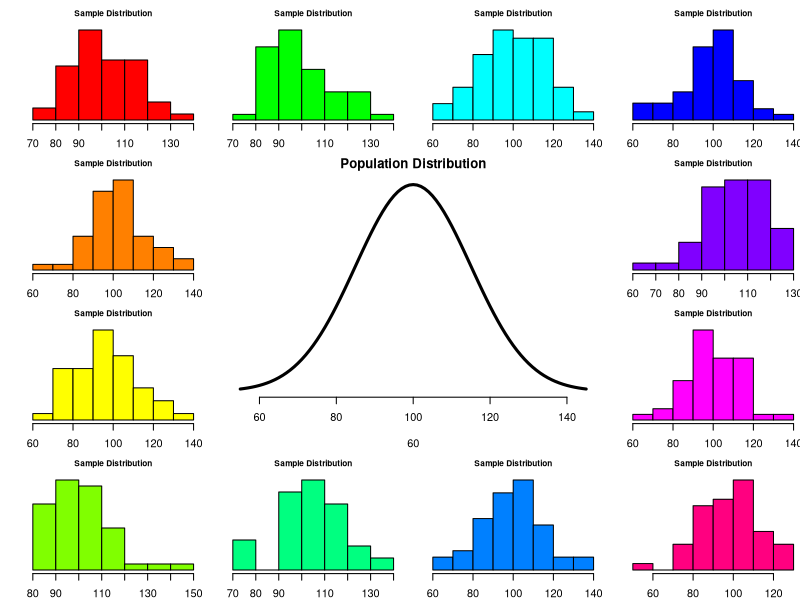
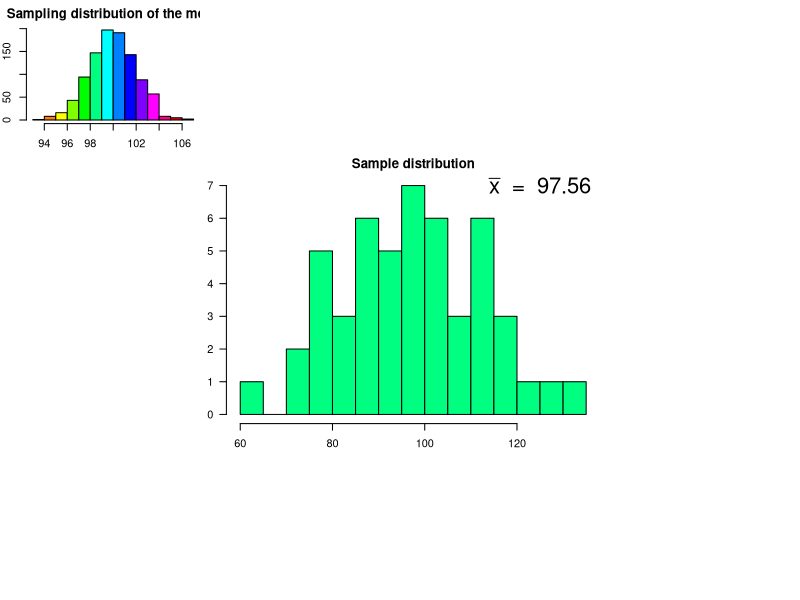
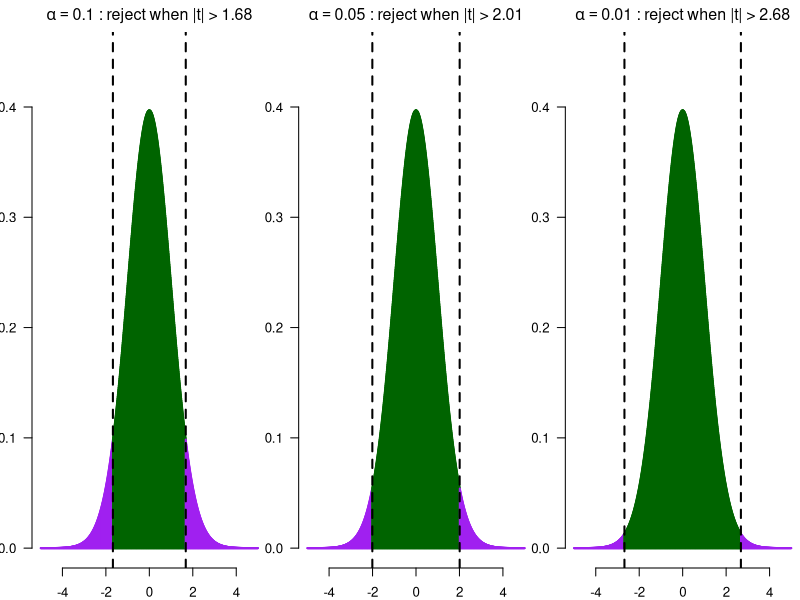

Reproduce these figures in R, in order.
## ---- chunk 1
#| output-location: slide
#| code-line-numbers: "3-4|6-7|14"
set.seed(123)
layout(matrix(c(2:6,1,1,7:8,1,1,9:13), 4, 4))

n  <- 50    # Sample size
df <- n - 1 # Degrees of freedom

mu    <- 100
sigma <- 15

IQ <- seq(mu-45, mu+45, 1)

par(mar=c(4,2,2,0))  
plot(IQ, dnorm(IQ, mean = mu, sd = sigma), type='l', col="black", main = "Population Distribution", 
     lwd = 3, bty= "n", axes = FALSE, xlab = c(60, 140))
axis(1)

n.samples <- 12

for(i in 1:n.samples) {
  
  par(mar=c(2,2,2,0))  
  hist(rnorm(n, mu, sigma), main="Sample Distribution", xlab = c(60, 140),
       cex.axis=.5, col=rainbow(12)[i], cex.main = .75, las = 1, axes = FALSE)
axis(1)
  
}
## ---- chunk 2
x <- rnorm(n, mu, sigma); x
## ---- chunk 3
#| output-location: slide
hist(x, main = "Sample distribution", col = rainbow(12)[6], breaks = 15, las =1)
text(125, 7, bquote(bar(x) ~ " = " ~ .(round(mean(x),2))), cex = 2)
## ---- chunk 4
n.samples     <- 1000
mean.x.values <- vector()

for(i in 1:n.samples) {
  x <- rnorm(n, mu, sigma)
  mean.x.values[i] <- mean(x)
}
## ---- chunk 5
#| output-location: slide

hist(mean.x.values, 
     col  = rainbow(12),
     main = "Sampling distribution of the mean", 
     xlab = "1,000 sample means")
## ---- chunk 6

## ---- chunk 7

## ---- chunk 8
# Drawn the way the NHST_Continuous applet draws it: the density as a dense set
# of vertical lines, green where we retain H0 and purple where we reject, so the
# continuous case rhymes with the binomial spikes from lecture 3. Shared with
# the correlation section further down.
tCurve <- function(df, alpha = .05, sided = "two", observed = NULL, main = NULL,
                   showRegion = TRUE) {

  lim     <- max(5, ceiling(abs(c(observed, 0))) + 1)
  xVals   <- seq(-lim, lim, length.out = 1e3)
  twoCols <- c("darkgreen", "purple")   # retain / reject, as in the applet
  yMax    <- .45

  crit <- switch(sided,
                 two   = c(qt(alpha / 2, df), qt(1 - alpha / 2, df)),
                 right = c(-Inf, qt(1 - alpha, df)),
                 left  = c(qt(alpha, df), Inf),
                 none  = c(-Inf, Inf))

  if (!showRegion) crit <- c(-Inf, Inf)   # p-value slides show no decision region
  cols <- ifelse(xVals > crit[1] & xVals < crit[2], twoCols[1], twoCols[2])

  plot(xVals, dt(xVals, df),
       col  = cols,
       type = "h",
       lwd  = 2,
       las  = 1,
       ylab = "Density",
       xlab = "t",
       ylim = c(0, yMax),
       bty  = "n",
       main = main)

  for (v in crit[is.finite(crit)]) abline(v = v, lwd = 2, lty = 2)

  # The observed value and everything more extreme, in black: that area is the
  # p-value, kept distinct from the purple decision region.
  if (!is.null(observed)) {
    more <- if (sided == "two") xVals[abs(xVals) >= abs(observed)] else xVals[xVals >= observed]
    lines(more, dt(more, df), type = "h", lwd = 2)
    arrows(x0 = observed, x1 = observed, y0 = 0, y1 = yMax * .72,
           col = "darkred", lwd = 3, length = 0)

    p    <- pt(abs(observed), df, lower.tail = FALSE) * if (sided == "two") 2 else 1
    labX <- min(max(observed, -lim + 1.2), lim - 1.2)
    text(labX, yMax * .82, paste("t =", round(observed, 2)), cex = .9)
    text(labX, yMax * .92,
         if (p < .001) "p < .001" else paste("p =", round(p, 3)), cex = .9)
  }
  invisible(crit)
}

dfT <- n - 1   # the n = 50 example above

layout(matrix(1:3, 1, 3))
par(cex = 0.8, cex.lab = 1.2, cex.main = 1.2)

for (a in c(.10, .05, .01)) {
  tcrit <- qt(1 - a / 2, dfT)
  tCurve(dfT, alpha = a, sided = "two",
         main = bquote(alpha == .(a) ~ ": reject when |t| >" ~ .(round(tcrit, 2))))
}
